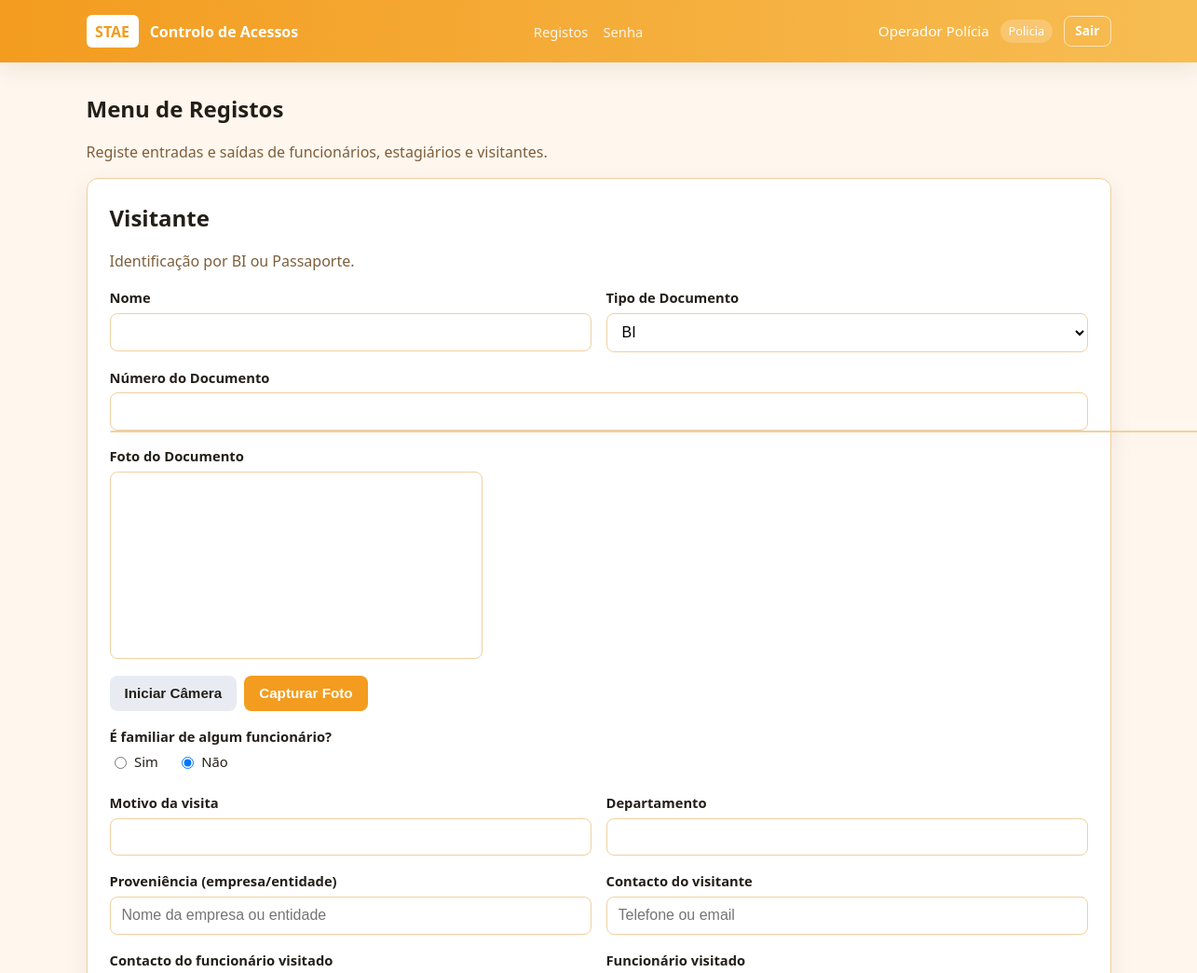
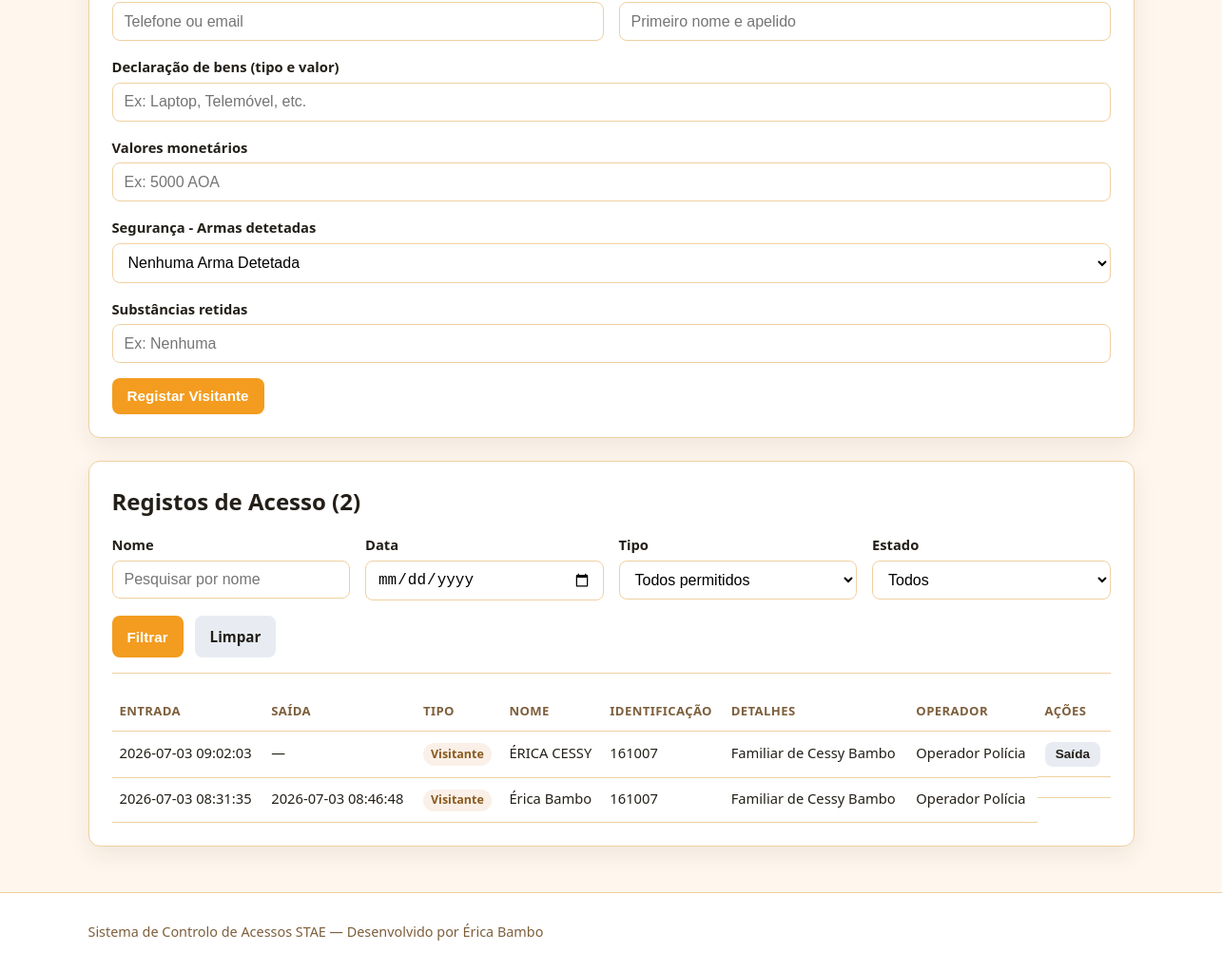
/menu (signed in), run on the app's committed database (2 pictures, top to bottom).
### tables this page shows
CREATE TABLE operadores (
                    id INTEGER PRIMARY KEY AUTOINCREMENT,
                    nome TEXT NOT NULL,
                    usuario TEXT NOT NULL UNIQUE,
                    senha_hash TEXT NOT NULL,
                    tipo TEXT NOT NULL,
                    ativo INTEGER NOT NULL DEFAULT 1,
                    criado_em TIMESTAMP NOT NULL DEFAULT CURRENT_TIMESTAMP
                );

CREATE TABLE registos_acesso (
                    id INTEGER PRIMARY KEY AUTOINCREMENT,
                    tipo TEXT NOT NULL,
                    nome TEXT NOT NULL,
                    tipo_documento TEXT NOT NULL DEFAULT 'BI',
                    identificacao TEXT NOT NULL,
                    contacto_visitante TEXT,
                    contacto_visitado TEXT,
                    eh_familiar INTEGER NOT NULL DEFAULT 0,
                    departamento TEXT,
                    motivo_visita TEXT,
                    proveniencia TEXT,
                    bens_declarados TEXT,
                    valores_monetarios TEXT,
                    seguranca_armas TEXT DEFAULT 'Nenhuma Arma Detetada',
                    substancias_retidas TEXT,
                    foto_documento TEXT,
                    funcionario_visitado TEXT,
                    operador_id INTEGER NOT NULL,
                    registrado_em TIMESTAMP NOT NULL DEFAULT CURRENT_TIMESTAMP,
                    saida_em TIMESTAMP,
                    FOREIGN KEY (operador_id) REFERENCES operadores (id) ON DELETE CASCADE
                );

### app/routes/registos.py (the view)
@registos_bp.route("/menu")
def menu():
    redirecionar = _requer_login()
    if redirecionar:
        return redirecionar
    filtros = _filtros_da_request()
    pagina = max(int(request.args.get("pagina", 1)), 1)
    total = contar_registos(**filtros)
    total_paginas = max(ceil(total / PER_PAGE), 1)
    registos = listar_registos(**filtros, limite=PER_PAGE, pagina=pagina)
    return render_template(
        "menu.html",
        operador_nome=session.get("operador_nome"),
        operador_tipo=session.get("operador_tipo"),
        registos=registos,
        filtros=filtros,
        pagina=pagina,
        total_paginas=total_paginas,
        total=total,
        per_page=PER_PAGE,
        pode_funcionario=tem_permissao(session.get("operador_tipo"), "menu_funcionario"),
        pode_estagiario=tem_permissao(session.get("operador_tipo"), "menu_estagiario"),
        pode_visitante=tem_permissao(session.get("operador_tipo"), "menu_visitante"),
        pode_exportar=tem_permissao(session.get("operador_tipo"), "exportar"),
        pode_saida=tem_permissao(session.get("operador_tipo"), "registar_saida"),
        pode_comprovante=tem_permissao(session.get("operador_tipo"), "comprovante"),
        tipos_filtro=tipos_registo_permitidos(session.get("operador_tipo")),
        pode_ver_detalhes=tem_permissao(session.get("operador_tipo"), "ver_detalhes_registo"),
    )

### templates/menu.html (shortened to what this page needs)
{% extends "base.html" %}
{% block content %}
<section class="page-header">
    <h1>Menu de Registos</h1>
    <p>Registe entradas e saídas de funcionários, estagiários e visitantes.</p>
</section>
<div class="grid-2">
    {% if operador_tipo == 'Admin' %}
    <div class="card">
        <h2>Dashboard</h2>
        <p class="card-desc">Estatísticas e resumo do sistema.</p>
        <a href="{{ url_for('admin.dashboard') }}" class="btn btn-primary">Ver Dashboard</a>
    </div>
    <div class="card">
        <h2>Gestão de Operadores</h2>
        <p class="card-desc">Gerir contas de utilizadores.</p>
        <a href="{{ url_for('admin.operadores') }}" class="btn btn-primary">Gerir Operadores</a>
    </div>
    <div class="card">
        <h2>Logs do Sistema</h2>
        <p class="card-desc">Ver histórico de ações.</p>
        <a href="{{ url_for('admin.logs') }}" class="btn btn-primary">Ver Logs</a>
    </div>
    {% else %}
    {% if pode_visitante %}
    <div class="card card-wide">
        <h2>Visitante</h2>
        <p class="card-desc">Identificação por BI ou Passaporte.</p>
        <form method="POST" action="{{ url_for('registos.registar_visitante') }}" class="form" id="form-visitante">
            <div class="form-row">
                <div class="form-group">
                    <label for="vis-nome">Nome</label>
                    <input type="text" id="vis-nome" name="nome" required>
                </div>
                <div class="form-group">
                    <label for="vis-tipo-doc">Tipo de Documento</label>
                    <select id="vis-tipo-doc" name="tipo_documento">
                        <option value="BI" selected>BI</option>
                    </select>
                </div>
            </div>
            <div class="form-group">
                <label for="vis-id">Número do Documento</label>
                <input type="text" id="vis-id" name="identificacao" required oninput="autocompleteVisitante(this.value)">
                <div id="autocomplete-results" class="autocomplete-results"></div>
            </div>
            <div class="form-group">
                <label>Foto do Documento</label>
                <div class="webcam-container">
                    <video id="webcam" autoplay playsinline></video>
                    <div class="webcam-buttons">
                        <button type="button" class="btn btn-secondary" onclick="startWebcam()">Iniciar Câmera</button>
                        <button type="button" class="btn btn-primary" onclick="capturePhoto()" id="capture-btn" disabled>Capturar Foto</button>
                    </div>
                </div>
            </div>
            <div class="form-group">
                <label>É familiar de algum funcionário?</label>
                <div class="radio-group">
                    <label>
                        <input type="radio" name="eh_familiar" value="sim" onchange="toggleVisitanteFields()"> Sim
                    </label>
                    <label>
                        <input type="radio" name="eh_familiar" value="nao" checked onchange="toggleVisitanteFields()"> Não
                    </label>
                </div>
            </div>
            <div id="campos-nao-familiar">
                <div class="form-row">
                    <div class="form-group">
                        <label for="vis-motivo">Motivo da visita</label>
                        <input type="text" id="vis-motivo" name="motivo_visita">
                    </div>
                    <div class="form-group">
                        <label for="vis-dept">Departamento</label>
                        <input type="text" id="vis-dept" name="departamento">
                    </div>
                </div>
                <div class="form-row">
                    <div class="form-group">
                        <label for="vis-proveniencia">Proveniência (empresa/entidade)</label>
                        <input type="text" id="vis-proveniencia" name="proveniencia" placeholder="Nome da empresa ou entidade">
                    </div>
                    <div class="form-group">
                        <label for="vis-contacto-visitante">Contacto do visitante</label>
                        <input type="text" id="vis-contacto-visitante" name="contacto_visitante" placeholder="Telefone ou email">
                    </div>
                </div>
                <div class="form-row">
                    <div class="form-group">
                        <label for="vis-contacto-visitado">Contacto do funcionário visitado</label>
                        <input type="text" id="vis-contacto-visitado" name="contacto_visitado" placeholder="Telefone ou email">
                    </div>
                    <div class="form-group">
                        <label for="vis-funcionario">Funcionário visitado</label>
                        <input type="text" id="vis-funcionario" name="funcionario_visitado" placeholder="Primeiro nome e apelido">
                    </div>
                </div>
                <div class="form-group">
                    <label for="vis-bens">Declaração de bens (tipo e valor)</label>
                    <input type="text" id="vis-bens" name="bens_declarados" placeholder="Ex: Laptop, Telemóvel, etc.">
                </div>
                <div class="form-group">
                    <label for="vis-valores">Valores monetários</label>
                    <input type="text" id="vis-valores" name="valores_monetarios" placeholder="Ex: 5000 AOA">
                </div>
                <div class="form-group">
                    <label for="vis-armas">Segurança - Armas detetadas</label>
                    <select id="vis-armas" name="seguranca_armas">
                        <option value="Nenhuma Arma Detetada" selected>Nenhuma Arma Detetada</option>
                    </select>
                </div>
                <div class="form-group">
                    <label for="vis-substancias">Substâncias retidas</label>
                    <input type="text" id="vis-substancias" name="substancias_retidas" placeholder="Ex: Nenhuma">
                </div>
            </div>
            <button type="submit" class="btn btn-primary">Registar Visitante</button>
        </form>
    </div>
    {% endif %}
    {% endif %}
</div>
<section class="card registos-recentes">
    <div class="section-header">
        <h2>Registos de Acesso ({{ total }})</h2>
    </div>
    <form method="GET" action="{{ url_for('registos.menu') }}" class="form filtros-form">
        <div class="form-row">
            <div class="form-group">
                <label for="filtro-nome">Nome</label>
                <input type="text" id="filtro-nome" name="nome"
                       value="{{ filtros.nome or '' }}" placeholder="Pesquisar por nome">
            </div>
            <div class="form-group">
                <label for="filtro-data">Data</label>
                <input type="date" id="filtro-data" name="data" value="{{ filtros.data or '' }}">
            </div>
            <div class="form-group">
                <label for="filtro-tipo">Tipo</label>
                <select id="filtro-tipo" name="tipo">
                    <option value="">Todos permitidos</option>
                </select>
            </div>
            <div class="form-group">
                <label for="filtro-dentro">Estado</label>
                <select id="filtro-dentro" name="apenas_dentro">
                    <option value="0" {% if not filtros.apenas_dentro %}selected{% endif %}>Todos</option>
                </select>
            </div>
        </div>
        <div class="filtros-actions">
            <button type="submit" class="btn btn-primary">Filtrar</button>
            <a href="{{ url_for('registos.menu') }}" class="btn btn-secondary">Limpar</a>
        </div>
    </form>
    {% if registos %}
    <div class="table-wrap">
        <table>
            <thead>
                <tr>
                    <th>Entrada</th>
                    <th>Saída</th>
                    <th>Tipo</th>
                    <th>Nome</th>
                    <th>Identificação</th>
                    <th>Detalhes</th>
                    <th>Operador</th>
                    <th>Ações</th>
                </tr>
            </thead>
            <tbody>
                {% for r in registos %}
                <tr {% if pode_ver_detalhes %}data-registo-id="{{ r.id }}" style="cursor: pointer;" class="clickable-row"{% endif %}>
                    <td>{{ r.registrado_em }}</td>
                    <td>{{ r.saida_em or '—' }}</td>
                    <td><span class="tag tag-{{ r.tipo|lower }}">{{ r.tipo }}</span></td>
                    <td>{{ r.nome }}</td>
                    <td>{{ r.identificacao }}</td>
                    <td>
                        {% if r.tipo == 'Visitante' and r.eh_familiar %}
                            Familiar de {{ r.funcionario_visitado }}
                        {% elif r.departamento %}
                            Dept: {{ r.departamento }}
                            {% if r.motivo_visita %} — {{ r.motivo_visita }}{% endif %}
                        {% else %}—{% endif %}
                    </td>
                    <td>{{ r.operador_nome }}</td>
                    <td class="actions-cell" onclick="event.stopPropagation()">
                        {% if pode_saida and not r.saida_em %}
                        <form method="POST" action="{{ url_for('registos.registar_saida_route', registo_id=r.id) }}" class="inline-form">
                            <button type="submit" class="btn btn-secondary btn-sm">Saída</button>
                        </form>
                        {% endif %}
                    </td>
                </tr>
                {% endfor %}
            </tbody>
        </table>
    </div>
    {% else %}
    <p class="empty-state">Nenhum registo encontrado para os filtros selecionados.</p>
    {% endif %}
</section>
{% endblock %}

### templates/base.html (shortened to what this page needs)
<!DOCTYPE html>
<html lang="pt">
<head>
    <link rel="stylesheet" href="{{ url_for('static', filename='css/style.css') }}">
</head>
<body>
    <header class="topbar">
        <div class="container topbar-inner">
            <div class="brand">
                <span class="brand-mark">STAE</span>
                <span class="brand-text">Controlo de Acessos</span>
            </div>
            {% if session.get('operador_nome') %}
            <nav class="nav-links">
                <a href="{{ url_for('registos.menu') }}">Registos</a>
                <a href="{{ url_for('admin.alterar_senha') }}">Senha</a>
            </nav>
            <div class="user-info">
                <span>{{ session.operador_nome }}</span>
                <span class="badge">{{ session.operador_tipo }}</span>
                <a class="btn btn-outline btn-sm" href="{{ url_for('auth.logout') }}">Sair</a>
            </div>
            {% endif %}
        </div>
    </header>
    <main class="container main-content">
        {% block content %}{% endblock %}
    </main>
    <footer class="footer">
        <div class="container">
            <p>Sistema de Controlo de Acessos STAE &mdash; Desenvolvido por Érica Bambo</p>
        </div>
    </footer>
</body>
</html>

### data on the page
operadores: operador_nome "Operador Polícia"
registos_acesso: registrado_em "2026-07-03 09:02:03", saida_em "—", tipo "Visitante", nome "ÉRICA CESSY", identificacao "161007", funcionario_visitado "Cessy Bambo", operador_nome "Operador Polícia"
registos_acesso: registrado_em "2026-07-03 08:31:35", saida_em "2026-07-03 08:46:48", tipo "Visitante", nome "Érica Bambo", identificacao "161007", funcionario_visitado "Cessy Bambo", operador_nome "Operador Polícia"

### other printed values
{{ session.operador_tipo }} "Policia"
{{ total }} "2"
